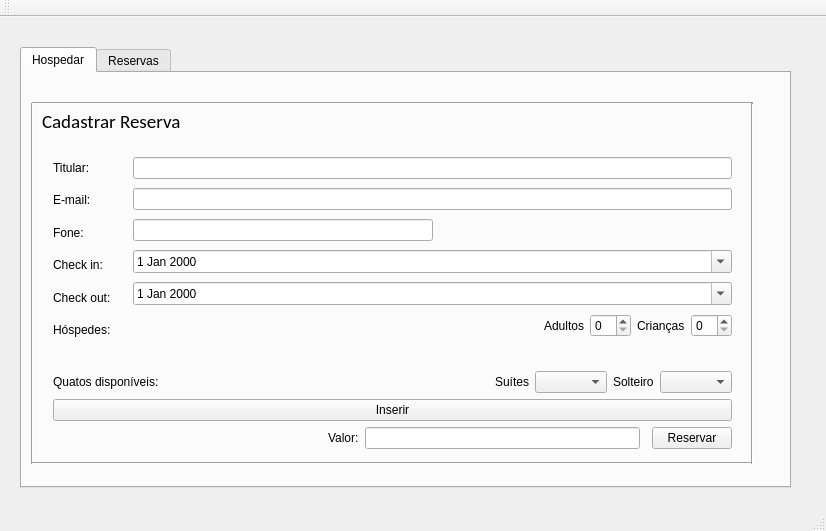
<?xml version="1.0" encoding="UTF-8"?>
<ui version="4.0">
 <class>MainWindow</class>
 <widget class="QMainWindow" name="MainWindow">
  <property name="geometry">
   <rect>
    <x>0</x>
    <y>0</y>
    <width>826</width>
    <height>531</height>
   </rect>
  </property>
  <property name="windowTitle">
   <string>MainWindow</string>
  </property>
  <property name="autoFillBackground">
   <bool>false</bool>
  </property>
  <property name="documentMode">
   <bool>false</bool>
  </property>
  <property name="dockNestingEnabled">
   <bool>false</bool>
  </property>
  <property name="unifiedTitleAndToolBarOnMac">
   <bool>false</bool>
  </property>
  <widget class="QWidget" name="centralWidget">
   <widget class="QTabWidget" name="aba">
    <property name="geometry">
     <rect>
      <x>20</x>
      <y>30</y>
      <width>771</width>
      <height>441</height>
     </rect>
    </property>
    <property name="currentIndex">
     <number>0</number>
    </property>
    <widget class="QWidget" name="tab">
     <attribute name="title">
      <string>Hospedar</string>
     </attribute>
     <widget class="QLabel" name="label_12">
      <property name="geometry">
       <rect>
        <x>20</x>
        <y>40</y>
        <width>171</width>
        <height>16</height>
       </rect>
      </property>
      <property name="font">
       <font>
        <family>Calibri</family>
        <pointsize>14</pointsize>
       </font>
      </property>
      <property name="text">
       <string>Cadastrar Reserva</string>
      </property>
     </widget>
     <widget class="Line" name="line_2">
      <property name="geometry">
       <rect>
        <x>0</x>
        <y>30</y>
        <width>20</width>
        <height>361</height>
       </rect>
      </property>
      <property name="orientation">
       <enum>Qt::Vertical</enum>
      </property>
     </widget>
     <widget class="QWidget" name="layoutWidget">
      <property name="geometry">
       <rect>
        <x>20</x>
        <y>70</y>
        <width>81</width>
        <height>211</height>
       </rect>
      </property>
      <layout class="QVBoxLayout" name="verticalLayout">
       <item>
        <widget class="QLabel" name="label">
         <property name="text">
          <string>Titular:</string>
         </property>
        </widget>
       </item>
       <item>
        <widget class="QLabel" name="label_4">
         <property name="text">
          <string>E-mail:</string>
         </property>
        </widget>
       </item>
       <item>
        <widget class="QLabel" name="label_3">
         <property name="text">
          <string>Fone:</string>
         </property>
        </widget>
       </item>
       <item>
        <widget class="QLabel" name="label_2">
         <property name="text">
          <string>Check in:</string>
         </property>
        </widget>
       </item>
       <item>
        <widget class="QLabel" name="label_5">
         <property name="text">
          <string>Check out:</string>
         </property>
        </widget>
       </item>
       <item>
        <widget class="QLabel" name="label_6">
         <property name="text">
          <string>Hóspedes:</string>
         </property>
        </widget>
       </item>
      </layout>
     </widget>
     <widget class="Line" name="line_5">
      <property name="geometry">
       <rect>
        <x>10</x>
        <y>380</y>
        <width>721</width>
        <height>20</height>
       </rect>
      </property>
      <property name="orientation">
       <enum>Qt::Horizontal</enum>
      </property>
     </widget>
     <widget class="Line" name="line_4">
      <property name="geometry">
       <rect>
        <x>10</x>
        <y>20</y>
        <width>721</width>
        <height>20</height>
       </rect>
      </property>
      <property name="orientation">
       <enum>Qt::Horizontal</enum>
      </property>
     </widget>
     <widget class="QWidget" name="layoutWidget_2">
      <property name="geometry">
       <rect>
        <x>20</x>
        <y>280</y>
        <width>701</width>
        <height>107</height>
       </rect>
      </property>
      <layout class="QVBoxLayout" name="verticalLayout_3">
       <item>
        <spacer name="verticalSpacer">
         <property name="orientation">
          <enum>Qt::Vertical</enum>
         </property>
         <property name="sizeHint" stdset="0">
          <size>
           <width>20</width>
           <height>40</height>
          </size>
         </property>
        </spacer>
       </item>
       <item>
        <layout class="QHBoxLayout" name="horizontalLayout_4">
         <item>
          <widget class="QLabel" name="label_9">
           <property name="text">
            <string>Quatos disponíveis:</string>
           </property>
          </widget>
         </item>
         <item>
          <layout class="QHBoxLayout" name="horizontalLayout_3">
           <item>
            <spacer name="horizontalSpacer_3">
             <property name="orientation">
              <enum>Qt::Horizontal</enum>
             </property>
             <property name="sizeHint" stdset="0">
              <size>
               <width>40</width>
               <height>20</height>
              </size>
             </property>
            </spacer>
           </item>
           <item>
            <widget class="QLabel" name="label_10">
             <property name="text">
              <string>Suítes</string>
             </property>
            </widget>
           </item>
           <item>
            <widget class="QComboBox" name="suites"/>
           </item>
           <item>
            <widget class="QLabel" name="label_11">
             <property name="text">
              <string>Solteiro</string>
             </property>
            </widget>
           </item>
           <item>
            <widget class="QComboBox" name="solteiro"/>
           </item>
          </layout>
         </item>
        </layout>
       </item>
       <item>
        <widget class="QPushButton" name="Inserir">
         <property name="text">
          <string>Inserir</string>
         </property>
        </widget>
       </item>
       <item>
        <layout class="QHBoxLayout" name="horizontalLayout_5">
         <item>
          <spacer name="horizontalSpacer_4">
           <property name="orientation">
            <enum>Qt::Horizontal</enum>
           </property>
           <property name="sizeHint" stdset="0">
            <size>
             <width>40</width>
             <height>20</height>
            </size>
           </property>
          </spacer>
         </item>
         <item>
          <widget class="QLabel" name="label_13">
           <property name="text">
            <string>Valor:</string>
           </property>
          </widget>
         </item>
         <item>
          <widget class="QLineEdit" name="valor"/>
         </item>
         <item>
          <widget class="Line" name="line_3">
           <property name="orientation">
            <enum>Qt::Horizontal</enum>
           </property>
          </widget>
         </item>
         <item>
          <widget class="QPushButton" name="reserva">
           <property name="text">
            <string>Reservar</string>
           </property>
          </widget>
         </item>
        </layout>
       </item>
      </layout>
     </widget>
     <widget class="QWidget" name="layoutWidget_3">
      <property name="geometry">
       <rect>
        <x>100</x>
        <y>70</y>
        <width>621</width>
        <height>211</height>
       </rect>
      </property>
      <layout class="QVBoxLayout" name="verticalLayout_2">
       <item>
        <widget class="QLineEdit" name="titular"/>
       </item>
       <item>
        <widget class="QLineEdit" name="email"/>
       </item>
       <item>
        <layout class="QHBoxLayout" name="horizontalLayout">
         <item>
          <widget class="QLineEdit" name="fone"/>
         </item>
         <item>
          <spacer name="horizontalSpacer">
           <property name="orientation">
            <enum>Qt::Horizontal</enum>
           </property>
           <property name="sizeHint" stdset="0">
            <size>
             <width>40</width>
             <height>20</height>
            </size>
           </property>
          </spacer>
         </item>
        </layout>
       </item>
       <item>
        <widget class="QDateEdit" name="checkin">
         <property name="calendarPopup">
          <bool>true</bool>
         </property>
        </widget>
       </item>
       <item>
        <widget class="QDateEdit" name="checkout">
         <property name="calendarPopup">
          <bool>true</bool>
         </property>
        </widget>
       </item>
       <item>
        <layout class="QHBoxLayout" name="horizontalLayout_2">
         <item>
          <spacer name="horizontalSpacer_2">
           <property name="orientation">
            <enum>Qt::Horizontal</enum>
           </property>
           <property name="sizeHint" stdset="0">
            <size>
             <width>40</width>
             <height>20</height>
            </size>
           </property>
          </spacer>
         </item>
         <item>
          <widget class="QLabel" name="label_8">
           <property name="text">
            <string>Adultos</string>
           </property>
          </widget>
         </item>
         <item>
          <widget class="QSpinBox" name="nadultos"/>
         </item>
         <item>
          <widget class="QLabel" name="label_7">
           <property name="text">
            <string>Crianças</string>
           </property>
          </widget>
         </item>
         <item>
          <widget class="QSpinBox" name="ncrian"/>
         </item>
        </layout>
       </item>
      </layout>
      <zorder>email</zorder>
      <zorder>titular</zorder>
      <zorder></zorder>
      <zorder>checkin</zorder>
      <zorder>checkout</zorder>
     </widget>
     <widget class="Line" name="line">
      <property name="geometry">
       <rect>
        <x>710</x>
        <y>30</y>
        <width>41</width>
        <height>361</height>
       </rect>
      </property>
      <property name="orientation">
       <enum>Qt::Vertical</enum>
      </property>
     </widget>
    </widget>
    <widget class="QWidget" name="tab_2">
     <attribute name="title">
      <string>Reservas</string>
     </attribute>
     <widget class="QTableWidget" name="tabela">
      <property name="geometry">
       <rect>
        <x>10</x>
        <y>20</y>
        <width>751</width>
        <height>351</height>
       </rect>
      </property>
      <attribute name="verticalHeaderCascadingSectionResizes">
       <bool>true</bool>
      </attribute>
      <attribute name="verticalHeaderShowSortIndicator" stdset="0">
       <bool>true</bool>
      </attribute>
      <attribute name="verticalHeaderStretchLastSection">
       <bool>true</bool>
      </attribute>
      <column>
       <property name="text">
        <string>Titular</string>
       </property>
      </column>
      <column>
       <property name="text">
        <string>Email</string>
       </property>
      </column>
      <column>
       <property name="text">
        <string>Fone</string>
       </property>
      </column>
      <column>
       <property name="text">
        <string>De:</string>
       </property>
      </column>
      <column>
       <property name="text">
        <string>Até:</string>
       </property>
      </column>
      <column>
       <property name="text">
        <string>Preço</string>
       </property>
      </column>
     </widget>
     <widget class="QWidget" name="layoutWidget">
      <property name="geometry">
       <rect>
        <x>10</x>
        <y>380</y>
        <width>751</width>
        <height>30</height>
       </rect>
      </property>
      <layout class="QHBoxLayout" name="horizontalLayout_6">
       <item>
        <widget class="QPushButton" name="oalfabeto">
         <property name="text">
          <string>Ordenar Alfabeticamente</string>
         </property>
        </widget>
       </item>
       <item>
        <spacer name="horizontalSpacer_5">
         <property name="orientation">
          <enum>Qt::Horizontal</enum>
         </property>
         <property name="sizeHint" stdset="0">
          <size>
           <width>40</width>
           <height>20</height>
          </size>
         </property>
        </spacer>
       </item>
       <item>
        <widget class="QPushButton" name="opreco">
         <property name="text">
          <string>Ordenar por Preço</string>
         </property>
        </widget>
       </item>
      </layout>
     </widget>
    </widget>
   </widget>
  </widget>
  <widget class="QToolBar" name="mainToolBar">
   <attribute name="toolBarArea">
    <enum>TopToolBarArea</enum>
   </attribute>
   <attribute name="toolBarBreak">
    <bool>false</bool>
   </attribute>
  </widget>
  <widget class="QStatusBar" name="statusBar"/>
 </widget>
 <layoutdefault spacing="6" margin="11"/>
 <resources/>
 <connections/>
</ui>
